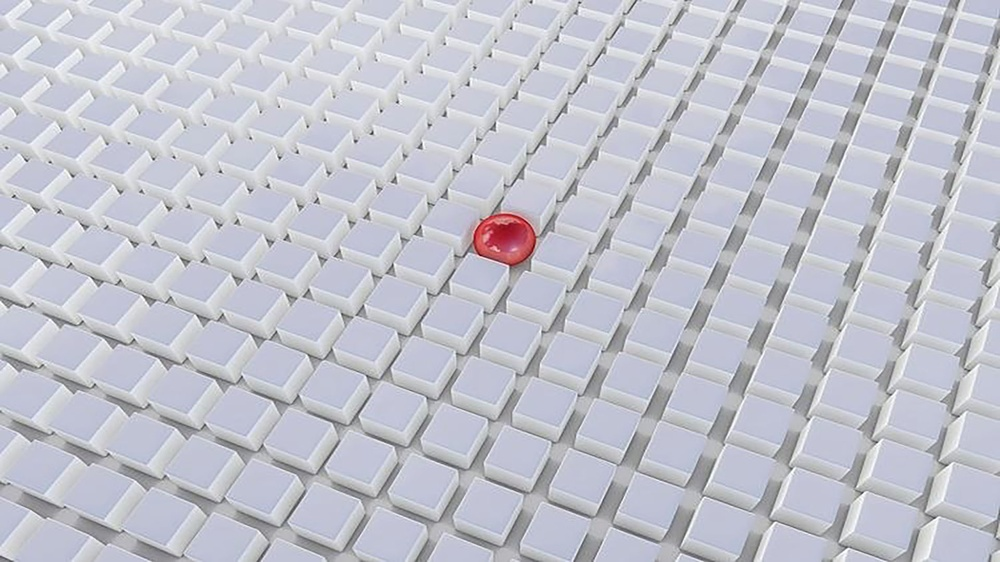
#> input picture red_ball.jpg, 1000 x 562 px, shrunk from 1920 x 1080 before the run, found by its file name
$ python main.py
#> lines starting #> are read from the running program, lines starting #| are printed output that depends on the picture; after the words box and inside, x2 and y2 are one past the last pixel; in counts of white or black regions, pixels touching at a corner belong together
#> in main, frame is the input picture: shape (562, 1000, 3); mean B, G, R 204.7, 194.2, 193
#> in main, `hsv = cv2.cvtColor(frame, cv2.COLOR_BGR2HSV)`: hsv: shape (562, 1000, 3); mean H, S, V 112, 15.9, 205.3
import cv2
import numpy as np
import concurrent.futures
import time
from process_image import process_image


def niu_in_range1(image, lower_bound, upper_bound):
    """
    最简单的双循环遍历像素法，用于检查图像中的每个像素是否在指定的颜色范围内。

    Args:
        image (numpy.ndarray): 输入图像，通常为 HSV 或 BGR 格式的三维 NumPy 数组。
        lower_bound (numpy.ndarray or list or tuple): 颜色范围的下界，用于定义每个通道的最小值。
        upper_bound (numpy.ndarray or list or tuple): 颜色范围的上界，用于定义每个通道的最大值。

    Returns:
        numpy.ndarray: 返回一个与输入图像大小相同的二值掩模图像，其中符合条件的像素设置为 255（白色），其余为 0（黑色）。
    """
    # 初始化与输入图像相同大小的掩模，初始值为全0（黑色）
    mask = np.zeros(image.shape[:2], dtype=np.uint8)

    # 获取图像的高度和宽度
    height, width = image.shape[:2]
#> height = 562; width = 1000

    # 遍历图像中的每个像素点
    for y in range(height):
        for x in range(width):
            # 获取当前像素点的值
            pixel = image[y, x]

            # 检查当前像素是否在下界和上界之间
            if np.all(pixel >= lower_bound) and np.all(pixel <= upper_bound):
                # 如果在范围内，设置为 255（白色）
                mask[y, x] = 255
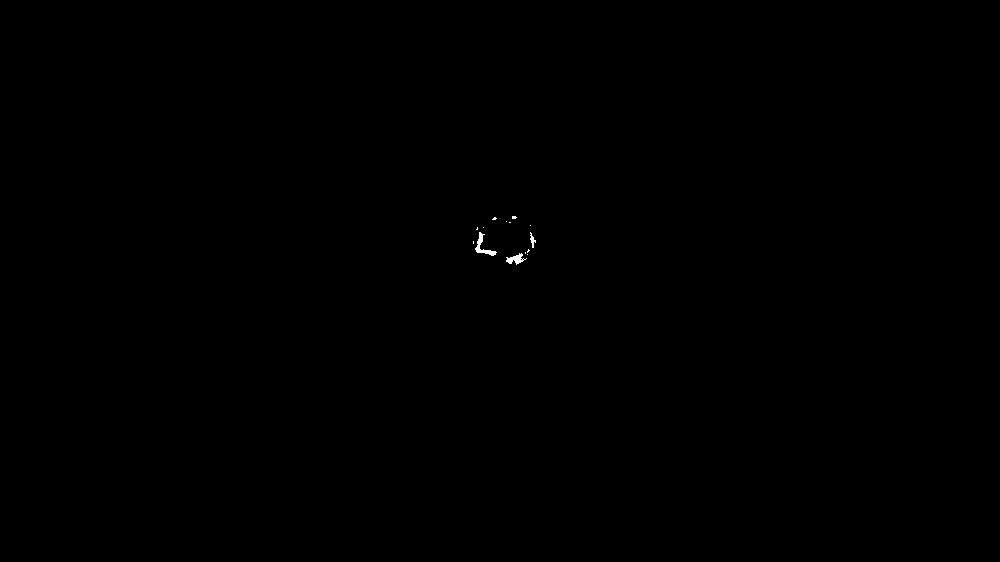
#> mask: shape (562, 1000); 0.06% white; 14 white regions (11 under 20 px), largest, box (x1, y1, x2, y2) and area: (475, 232, 497, 256) 153, (506, 253, 527, 265) 118, (530, 232, 536, 248) 43

    return mask


def niu_in_range2(image, lower_bound, upper_bound):
    """
    在双循环遍历像素法的基础上使用向量化操作加速（基于 NumPy 的向量化操作）。

    Args:
        image (numpy.ndarray): 输入图像，通常为 HSV 或 BGR 格式的三维 NumPy 数组。
        lower_bound (numpy.ndarray or list or tuple): 颜色范围的下界，用于定义每个通道的最小值。
        upper_bound (numpy.ndarray or list or tuple): 颜色范围的上界，用于定义每个通道的最大值。

    Returns:
        numpy.ndarray: 返回一个与输入图像大小相同的二值掩模图像，其中符合条件的像素设置为 255（白色），其余为 0（黑色）。
    """
    mask = np.all((image >= lower_bound) & (image <= upper_bound), axis=-1)  # 获取符合条件的布尔值矩阵
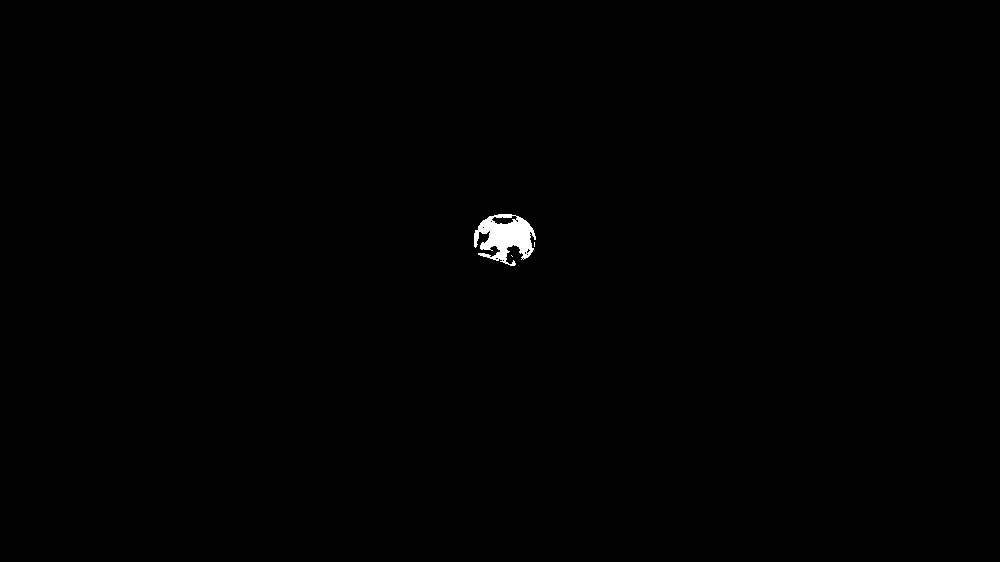
#> mask: shape (562, 1000) bool; 0.32% white; 3 white regions (2 under 20 px), largest, box (x1, y1, x2, y2) and area: (474, 214, 536, 266) 1816
    mask = (mask * 255).astype(np.uint8)  # 将布尔值矩阵转换为 0 和 255 的掩模
#> in main, `mask = mask1 | mask2`: mask: shape (562, 1000); 0.39% white; 2 white regions (1 under 20 px), largest, box (x1, y1, x2, y2) and area: (473, 214, 536, 266) 2180
    return mask


# [99 lines left out: functions niu_in_range3, niu_in_range4, niu_bitwise_and, not called in this run]


def niu_find_mask_center(mask):
    """
    根据二值掩模图像计算包含物体的中心点坐标。

    Args:
        mask (numpy.ndarray): 二值掩模图像，像素值为 0 或 255。

    Returns:
        tuple: 包含物体的中心点的 (x, y) 坐标。
    """
    # 获取图像的高度和宽度
    height, width = mask.shape[:2]
#> height = 562; width = 1000

    # 初始化一些变量来计算中心点
    total_x = 0
    total_y = 0
    total_points = 0

    # 遍历图像中的每个像素点
    for y in range(height):
        for x in range(width):
            if mask[y, x] == 255:
                total_x += x
                total_y += y
                total_points += 1
#> after the loop, total_points = 2181; total_x = 1100952; total_y = 520346

    # 如果找到了白色像素点，计算中心点坐标
    if total_points > 0:
        cX = total_x // total_points
#> cX = 504
        cY = total_y // total_points
#> cY = 238
        return (cX, cY)
    else:
        return None


def main():
    # 读取图像
    image_path = r'E:\git_repositories\niu_repo\red_ball.jpg'
    frame = cv2.imread(image_path)

    # 检查是否成功读取图像
    if frame is None:
        print("Error: Could not load image.")
        return

    # 处理图像，识别红色物体并叠加方框
    #processed_frame = process_image(frame)

    # setp1
    # BGR到HSV转换
    hsv = cv2.cvtColor(frame, cv2.COLOR_BGR2HSV)

    # setp2
    # 定义红色的 HSV 范围
    lower_red_1 = np.array([0, 120, 70])  # 第一个红色下界值：色调0、饱和度120、亮度70
    upper_red_1 = np.array([10, 255, 255])

    lower_red_2 = np.array([170, 120, 70])  # 第二个红色界限
    upper_red_2 = np.array([180, 255, 255])

    # setp3
    start_time = time.time()                                #开始计时
    mask1 = niu_in_range1(hsv, lower_red_1, upper_red_1)
    end_time = time.time()                                  #结束计时
    print(f"The time it takes is: {end_time - start_time:.4f} seconds")

    mask2 = niu_in_range2(hsv, lower_red_2, upper_red_2)
    mask = mask1 | mask2


    #step4
    # 根据掩模计算中心点
    center = niu_find_mask_center(mask)
#> center = (504, 238)
    if center is not None:
        cX, cY = center
#> cX = 504; cY = 238
        # 打印中心点坐标
        print(f"Center of the object: ({cX}, {cY})")
#| Center of the object: (504, 238)
        # 在原始图像上绘制中心点
        cv2.circle(frame, (cX, cY), 5, (0, 255, 0), -1)
#> frame: shape (562, 1000, 3); 0.01% of pixels changed, all inside (x1, y1, x2, y2) = (499, 233, 510, 244)
        cv2.putText(frame, "Center", (cX - 20, cY - 20), cv2.FONT_HERSHEY_SIMPLEX, 0.5, (0, 255, 0), 2)
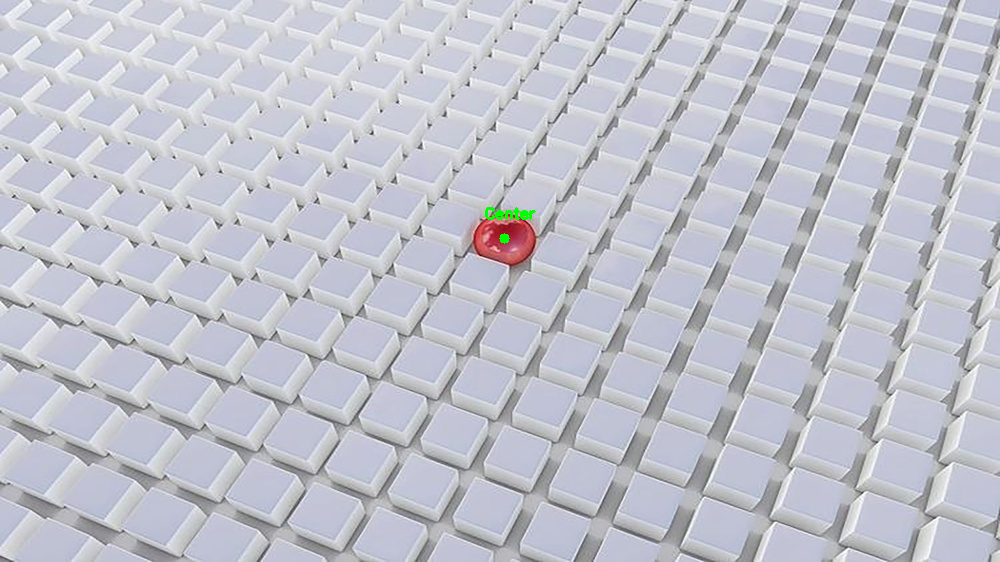
#> frame: shape (562, 1000, 3); mean B, G, R 204.6, 194.3, 192.9

    #print(cv2.getBuildInformation())
    # 显示处理后的图像
    cv2.imshow('Processed Image', frame)
    cv2.waitKey(0)
    cv2.destroyAllWindows()


if __name__ == "__main__":
    main()
